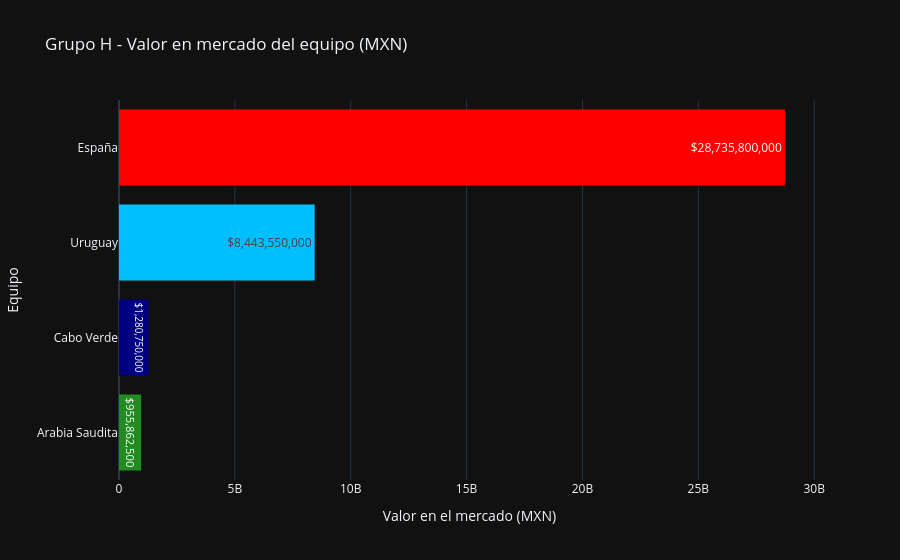

The cell this chart's notebook holds for it:
### Code cell
plot_squad_values(df_group_h, title="Grupo H - Valor en mercado del equipo (MXN)", colors=[ "forestgreen", "navy", "deepskyblue","red"])

### Figure 1 — Plotly figure (JSON) as saved in the notebook; plotly's stock layout.template omitted (floating-point values rounded to 4 significant figures)
{"data": [{"marker": {"color": ["forestgreen", "navy", "deepskyblue", "red"], "line": {"width": 0}}, "orientation": "h", "text": ["$955,862,500", "$1,280,750,000", "$8,443,550,000", "$28,735,800,000"], "textposition": "inside", "type": "bar", "x": [955900000.0, 1281000000.0, 8444000000.0, 28740000000.0], "y": ["Arabia Saudita", "Cabo Verde", "Uruguay", "España"]}], "layout": {"showlegend": false, "title": {"text": "Grupo H - Valor en mercado del equipo (MXN)"}, "xaxis": {"title": {"text": "Valor en el mercado (MXN)"}}, "yaxis": {"title": {"text": "Equipo"}}}}
